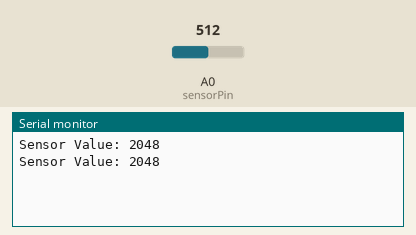
This sketch was run on a simulated ESP8266 (NodeMCU). On the bench: the last lines printed to the serial monitor. The test bench sets the inputs (shaded band); at power-on: A0 (sensorPin) = 512. WiFi joins after 1.5 s; servers stay silent unless stated.

Above: at 3.0 s.
3.1 s: A0 (sensorPin) set to 716
At 4.4 s:
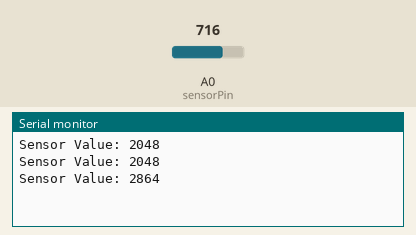
4.6 s: A0 (sensorPin) set to 900
At 5.6 s:
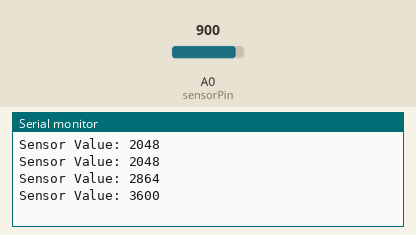
Timing chart, 0 to 7.6 s (numbered marks = the images above; inputs shaded):
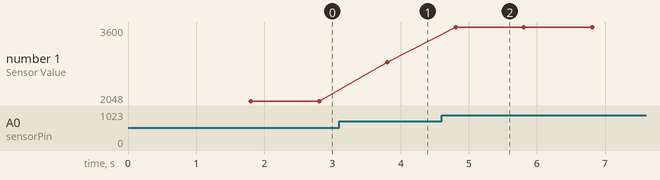

Measured:
- after the input at 3.1 s, the serial monitor: prints a new line after 0.71 s (image 1)
- after the input at 4.6 s, the serial monitor: prints a new line after 0.21 s (image 2)
- plotted number 1: 2048 → 2864 after the input at 3.1 s, 2864 → 3600 after the input at 4.6 s

The sketch:

sketch_mar13a_copy_20240520153221.ino
```cpp
//HTTP protocols for communication between blynk and nodemcu


#define BLYNK_TEMPLATE_ID ""
#define BLYNK_TEMPLATE_NAME ""
#define BLYNK_AUTH_TOKEN ""


// required libraries

#include <ESP8266WiFi.h>

#include <BlynkSimpleEsp8266.h>


// WiFi credentials
char ssid[] = "realme";
char pass[] = "tejasviaryaa";


// Blynk auth token
char auth[] =BLYNK_AUTH_TOKEN;


int sensorPin = A0; // Analog pin where the gas sesnor is connected with node mcu board

void setup() {
  Serial.begin(9600); // Start serial communication at 9600 baud rate
  Blynk.begin(auth, ssid, pass); // Connect to Blynk
}

void loop() {
  int sensorValue =4*analogRead(sensorPin); // apply the formula obtained from graph here
  //5 ppm is max limit for no2

  // Print the sensor value to the Serial Monitor
  Serial.print("Sensor Value: ");
  Serial.println(sensorValue);
  if (sensorValue > 1000) {
    Blynk.logEvent("Emergency!!!!!!");
  }
  // Send the sensor value to Blynk app on virtual pin V0
  Blynk.virtualWrite(V0, sensorValue);

  Blynk.run(); // Initiates Blynk
  delay(1000); // Wait for a second before reading again
}
```
